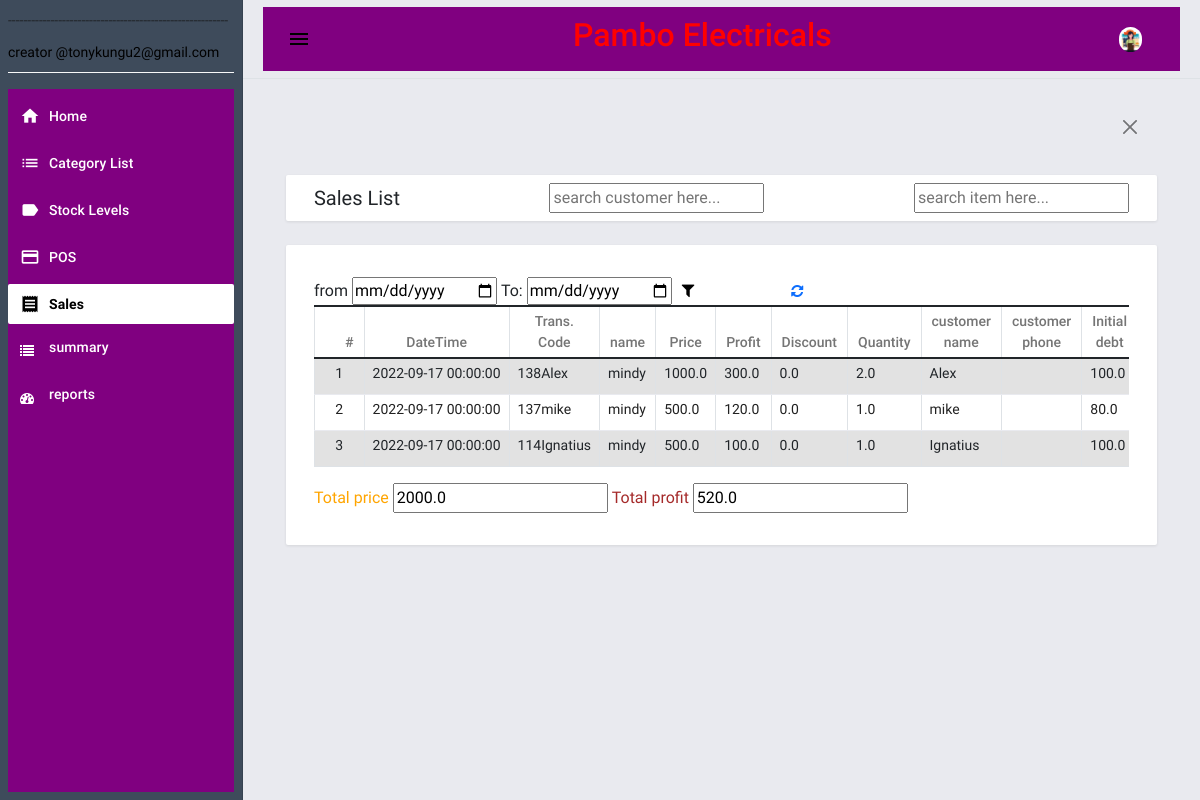
/sales (signed in), run on the app's committed database.
### pambo/database.py (models this page shows)
class sales(posData.Model): # sales info
    sid=posData.Column(posData.Integer,primary_key=True)
    serial=posData.Column(posData.String(100),nullable=False)
    scode=posData.Column(posData.String(100),nullable=False)
    sname=posData.Column(posData.String(100),nullable=False)
    sImage=posData.Column(posData.String(100),nullable=True)
    sDate=posData.Column(posData.DateTime,nullable=False,default=datetime.utcnow)
    sCost=posData.Column(posData.Float,nullable=False)
    sPrice=posData.Column(posData.Float,nullable=False)
    sDisc=posData.Column(posData.Float,nullable=True)
    sQuant=posData.Column(posData.Float,nullable=True)
    sProfit=posData.Column(posData.Float,nullable=False)
    sDebtin=posData.Column(posData.Float,nullable=True)
    sDebt=posData.Column(posData.Float,nullable=True)
    sDebtor=posData.Column(posData.String(100),nullable=True)
    sPhone=posData.Column(posData.String(100),nullable=True)
    sPay=posData.Column(posData.DateTime,nullable=True)
    sCreator=posData.Column(posData.String(100),nullable=False)

### pambo/routes.py (the view, shortened to what this page needs)
@app.route('/sales',methods=['GET','POST'])
@login_required
def salesInfo():
    sales_=sales.query.all()
    profit,price=profSum(sales_)
    return render_template('sales.html',sales=sales_,profit=profit,price=price)

### pambo/calc.py (called while the page is built)
def profSum(object):
    profit=[]
    price=[]
    for obj in object:
        profit.append(obj.sProfit)
        price.append(obj.sPrice)
    return sum(profit),sum(price)

### pambo/routes.py (called while the page is built)
@logins.user_loader
def load_user(id):
    return posUsers.query.get(int(id))

### pambo/template/sales.html (shortened to what this page needs)
{% extends "base.html" %}  {% block pageContent %}
<div class="mdc-layout-grid__cell stretch-card mdc-layout-grid__cell--span-12">
    <div class="mdc-card py-2">
        <div class="d-flex justify-content-between align-items-center">
            <h4 class="card-title mb-0">Sales List</h4>
            <input list="magicHouses" id="cname" name="cname" placeholder="search customer here..." />
            <input list="magicHouses" id="iname" name="iname" placeholder="search item here..." />
        </div>
    </div>
</div>
<div class="mdc-layout-grid__cell stretch-card mdc-layout-grid__cell--span-12">
    <div id="sales" class="mdc-card">
        <div class="table-responsive">
            <form action="{{url_for('salesInfo')}}" method="POST">
                <label>from</label>
                <input type="date" name="date1" id="date1">
                <label>To:</label>
                <input type="date" name="date2" id="date2">
                <button style="border: none; background: white;" type="submit"><i class="fa fa-filter"></i></button>
                <a href="{{url_for('salesInfo')}}">
                    <i class="fa fa-refresh"></i>
                 </a>
            </form>
            <table id="salesTab" class="table table-striped table-bordered">
                <colgroup>
                    <col width="5%">
                    <col width="20%">
                    <col width="20%">
                    <col width="25%">
                    <col width="15%">
                    <col width="15%">
                </colgroup>
                <thead>
                    <tr>
                        <th class="text-center py-1">#</th>
                        <th class="text-center py-1">DateTime</th>
                        <th class="text-center py-1">Trans. Code</th>
                        <th class="text-center py-1">name</th>
                        <th class="text-center py-1">Price</th>
                        <th class="text-center py-1">Profit</th>
                        <th class="text-center py-1">Discount</th>
                        <th class="text-center py-1">Quantity</th>
                        <th class="text-center py-1">customer name</th>
                        <th class="text-center py-1">customer phone</th>
                         <th class="text-center py-1">Initial debt</th>
                    </tr>
                </thead>
                <tbody id="saletab">
                    {% for sale in sales %}
                    <tr>
                        <td class="px-2 py-1 text-center">{{sale.sid}}</td>
                        <td class="px-2 py-1 text-start">{{sale.sDate}}</td>
                        <td class="px-2 py-1 text-start">{{sale.scode}}</td>
                        <td class="px-2 py-1 text-start">{{sale.sname}}</td>
                        <td id="price" class="px-2 py-1 text-start">{{sale.sPrice}}</td>
                        <td id="profit" class="px-2 py-1 text-start">{{sale.sProfit}}</td>
                        <td id="profit" class="px-2 py-1 text-start">{{sale.sDisc}}</td>
                        <td id="profit" class="px-2 py-1 text-start">{{sale.sQuant}}</td>
                        <td id="profit" class="px-2 py-1 text-start">{{sale.sDebtor}}</td>
                        <td id="profit" class="px-2 py-1 text-start">{{sale.sPhone}}</td>
                         <td id="profit" class="px-2 py-1 text-start">{{sale.sDebtin}}</td>
                    </tr>
                    {% endfor %}
                </tbody>
            </table>
            <label style="color:orange">Total price</label>
            <input type="text" name="total_price" value="{{price}}">
            <label style="color:brown">Total profit</label>
            <input type="text" name="total_profit" value="{{profit}}">
        </div>
    </div>
</div>
{% endblock pageContent %}

### pambo/static/posAPP/assets/default/css/style.css (style rules this page uses)
html, body { height: 100%; width: 100%; }

### data on the page
sales: sid "1", sDate "2022-09-17 00:00:00", scode "138Alex", sname "mindy", sPrice "1000.0", sProfit "300.0", sDisc "0.0", sQuant "2.0", sDebtor "Alex", sDebtin "100.0"
sales: sid "2", sDate "2022-09-17 00:00:00", scode "137mike", sname "mindy", sPrice "500.0", sProfit "120.0", sDisc "0.0", sQuant "1.0", sDebtor "mike", sDebtin "80.0"
sales: sid "3", sDate "2022-09-17 00:00:00", scode "114Ignatius", sname "mindy", sPrice "500.0", sProfit "100.0", sDisc "0.0", sQuant "1.0", sDebtor "Ignatius", sDebtin "100.0"
